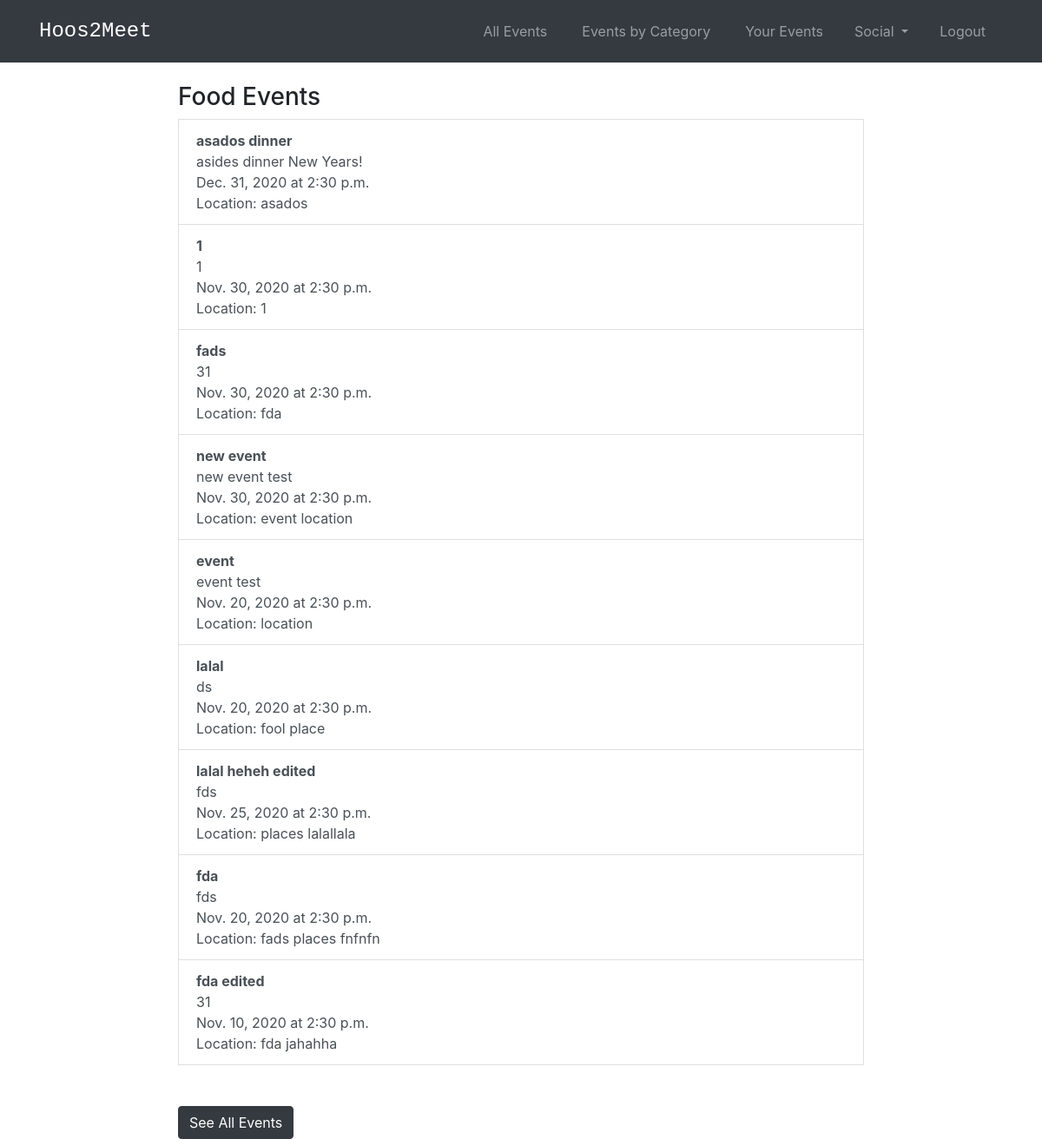
/events/category/Food/ (signed in), run on the app's committed database.
### events/models.py (models this page shows, shortened)
class Event(models.Model):
    title_text = models.CharField("Event Name", max_length=255)
    location_text = models.CharField("Location", max_length=100)
    date = models.DateField(default=datetime.date.today)
    time = models.TimeField(default = '14:30',help_text="Enter in 24 hour format (eg - 2:45 or 16:45)")
    category_text = models.CharField("Category", max_length=255,default = 'Uncategorized')
    description_text = models.CharField("Description", max_length=200)
    organizer = models.ForeignKey(User, default = 1, on_delete=models.CASCADE,related_name='organizer')
    location=PlacesField()
    rsvps = models.ManyToManyField(User, related_name='rsvps') #blank=True )
    """"
    def get_absolute_url(self):
        return reverse('events:detail', kwargs={'pk': self.pk})
    """

### events/views.py (the view)
# urls.py: path('category/<str:cats>/', views.CategoryView, name='category'),
def CategoryView(request, cats):
    category_events = Event.objects.filter(category_text=cats)
    return render(request, 'events/categories.html', {'cats':cats, 'category_events':category_events})

### events/templates/events/categories.html (shortened to what this page needs)
<!DOCTYPE html>
<head>
  {% extends 'base.html' %}
  {% load static %}
  {% load socialaccount %}
{% block content %}
{% if user.is_authenticated %}
{% if category_events %}
    <h3>{{ cats }} Events </h3>
    {% for event in category_events %}
        <a href="{% url 'events:detail' event.id %}" class = 'list-group-item list-group-item-action'><b>{{event.title_text}}</b><br> {{event.description_text}}<br>{{event.date}} at {{event.time}}<br>Location: {{event.location_text}}</a></li>
    {% endfor %}
{% else %}
    <h3>No Events in {{cats}} Category</h3>
{% endif %}
<br><br>
<a class="btn btn-dark" href="{% url 'events:event_list' %}">See All Events</a></li>
{% endif %}
{% endblock %}

### templates/base.html (style rules this page uses)
body { padding-top: 70px; }

### data on the page
Event: title_text "asados dinner", description_text "asides dinner New Years!", date "Dec. 31, 2020", time "2:30 p.m.", location_text "asados"
Event: title_text "1", description_text "1", date "Nov. 30, 2020", time "2:30 p.m.", location_text "1"
Event: title_text "fads", description_text "31", date "Nov. 30, 2020", time "2:30 p.m.", location_text "fda"
Event: title_text "new event", description_text "new event test", date "Nov. 30, 2020", time "2:30 p.m.", location_text "event location"
Event: title_text "event", description_text "event test", date "Nov. 20, 2020", time "2:30 p.m.", location_text "location"
Event: title_text "lalal", description_text "ds", date "Nov. 20, 2020", time "2:30 p.m.", location_text "fool place"
Event: title_text "lalal heheh edited", description_text "fds", date "Nov. 25, 2020", time "2:30 p.m.", location_text "places lalallala"
Event: title_text "fda", description_text "fds", date "Nov. 20, 2020", time "2:30 p.m.", location_text "fads places fnfnfn"
Event: title_text "fda edited", description_text "31", date "Nov. 10, 2020", time "2:30 p.m.", location_text "fda jahahha"

### other printed values
{{ cats }} "Food"
